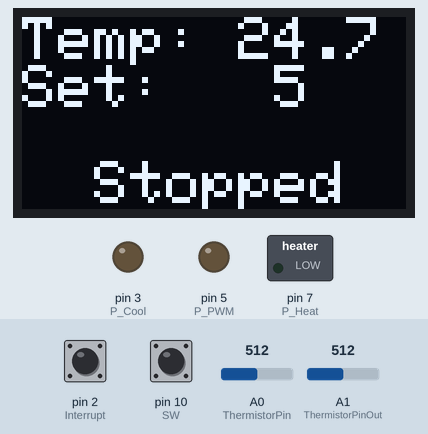
Simulated run of this sketch. Board: Arduino Uno, built with avr-gcc and run on an emulated ATmega328P. Parts: 128×64 one-colour display, switched loads named in the sketch (green lamp = pin HIGH), output pins drawn as LEDs (lit = HIGH). The inputs (shaded band) are chosen by the test bench; at power-on: pin 10 (SW) HIGH, A0 (ThermistorPin) = 512, pin 2 (Interrupt) HIGH, A1 (ThermistorPinOut) = 512. The display library's start-up logo is not drawn.

Above: at 1.2 s.
1.3 s: pin 10 (SW) pulled LOW for 0.15 s
At 2.1 s:
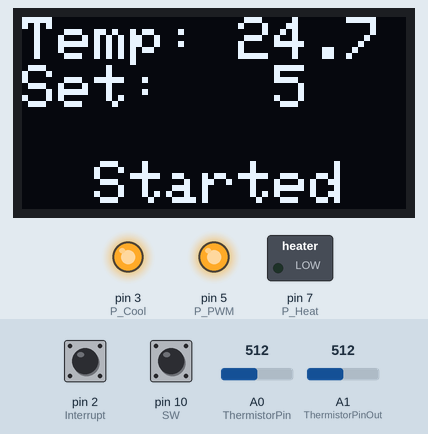
2.9 s: A0 (ThermistorPin) set to 354
At 3.9 s:
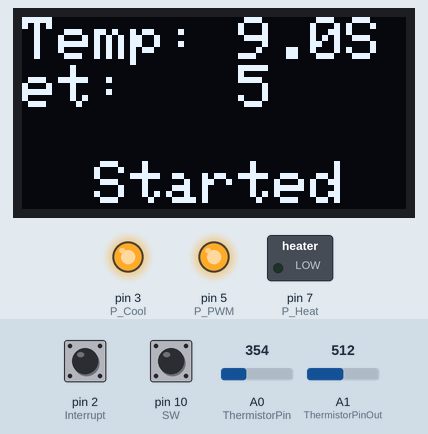
4.4 s: A0 (ThermistorPin) set to 329
At 5.1 s:
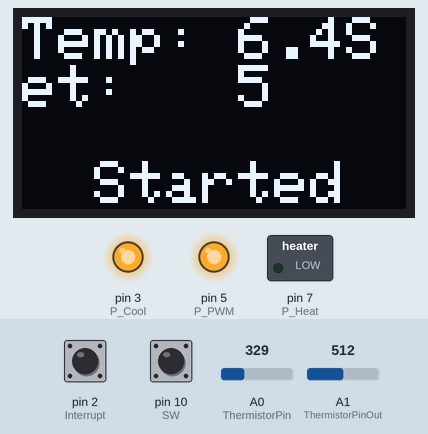
5.9 s: A0 (ThermistorPin) set to 122
At 6.3 s:
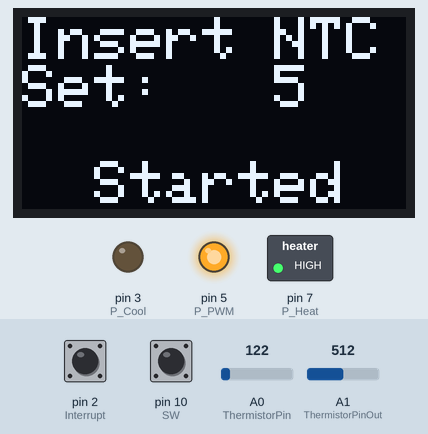
7.4 s: pin 10 (SW) pulled LOW for 1 s
At 8.6 s:
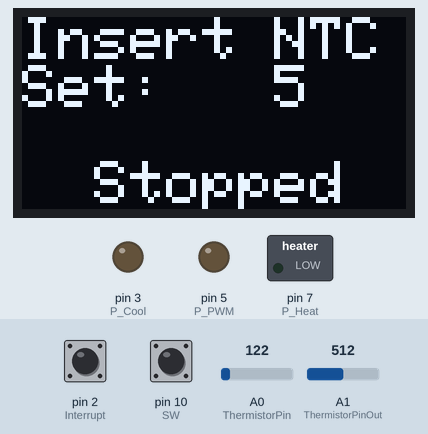
9.9 s: pin 10 (SW) pulled LOW for 3.2 s
At 10.2 s:
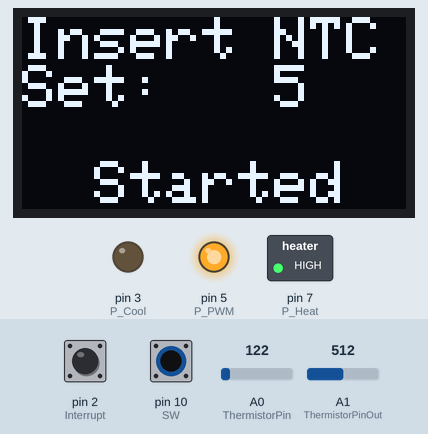
Timing chart, 0 to 12.9 s (numbered marks = the images above; inputs shaded):
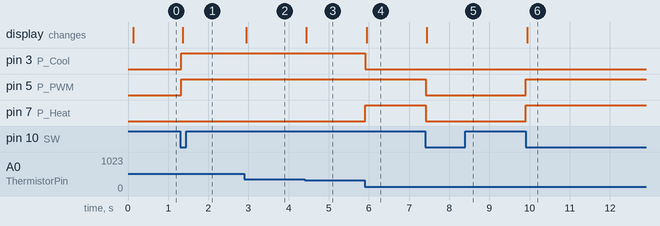

The sketch:

temp_pcb.ino
```cpp
// Adafruit SSD1306 - Version: 2.4.0
#include <Adafruit_SSD1306.h>
#include <splash.h>

#include <PID_v1.h>

#include <SPI.h>
#include <Adafruit_GFX.h>
#include <Wire.h>

#define OLED_RESET     -1 // Reset pin # (or -1 if sharing Arduino reset pin)
#define SCREEN_WIDTH 128 // OLED display width, in pixels
#define SCREEN_HEIGHT 64 // OLED display height, in pixels

#define MIN_SET_TEMP 5
#define MAX_SET_TEMP 50


double T_Peltier = MIN_SET_TEMP;
double T_PCB = MIN_SET_TEMP;
int T_avg;
int avg_size = 10; // averaging size
int ThermistorPin = A0;
int ThermistorPinOut = A1;
int Vo;
float R1 = 10000;
float logR2, R2, T, Tc, Tf;
float c1 = 1.009249522e-03, c2 = 2.378405444e-04, c3 = 2.019202697e-07;

// Variables will change:
//int buttonPushLow = 0;   // counter for the number of button presses
//int buttonPushHigh = 0;   // counter for the number of button presses
//int buttonState = 0;         // current state of the button
//int lastButtonState = 0;     // previous state of the button
bool started = 0;
bool SW_Pressed = 0;
const long Button_Debounce_ms = 300;
unsigned long NextButtonPress = 0;

Adafruit_SSD1306 display(SCREEN_WIDTH, SCREEN_HEIGHT, &Wire, OLED_RESET);


// Arduino Pins Setup
const int Interrupt = 2; // Interrupt pin, used for Rotary
const int PinA = 8; // Rotary Pin A
const int PinB = 9; // Rotary Pin B
const int SW = 10;  // Rotary Switch

const int P_Cool = 3; // Peltier driver INB
const int P_EN_Cool = 4; // Peltier driver EN/DIAGB
const int P_PWM = 5; // Peltier driver PWM
const int P_EN_Heat = 6; // Peltier driver EN/DIAGB
const int P_Heat = 7; // Peltier driver INA

const int NTC_Peltier = A0; //Analog input for the Peltier Temperature
const int NTC_PCB = A1; //Analog input for the PCB Temperature
const int Peltier_Current = A2; //Analog input for the Peltier Current

static double rotaryCount = MIN_SET_TEMP;

//Define Variables we'll be connecting to
double Output, SetPoint;

//Define the aggressive and conservative Tuning Parameters
double aggKp = 40, aggKi = 10, aggKd = 20;
double consKp = 20, consKi = 0.05, consKd = 0.25;

//Specify the links and initial tuning parameters
PID myPID(&T_Peltier, &Output, &rotaryCount, consKp, consKi, consKd, DIRECT);

void Rotary_Check_ISR () {
  cli ();
  int Rotary = PINB & 0x03;

  if (Rotary == 2) {
    rotaryCount++;
    if (rotaryCount > MAX_SET_TEMP) {
      rotaryCount = MAX_SET_TEMP;
    }
  }
  else if (Rotary == 1) {
    rotaryCount--;
    if (rotaryCount < MIN_SET_TEMP) {
      rotaryCount = MIN_SET_TEMP;
    }
  }
  sei ();
}

void Display_Routine (double Display_Temp) {
  // routine for displaying text for temp/hum readout
  display.clearDisplay();
  display.setTextSize(2);
  display.setTextColor(WHITE);
  display.setCursor(0, 0);

  if ((0 < Display_Temp) && (Display_Temp < 60)) {
    display.print("Temp: ");
    display.print(Display_Temp, 1); //T_avg
    //    display.print("C");
  }
  else {
    display.print("Insert NTC");
  }

  //  display.println();

  //  display.print("T_PCB:");
  //  display.print(T_PCB, 1); //T_avg
  //  display.print("C");
  if (rotaryCount <= 9) {
    display.print("Set:   ");
  }
  else {
    display.print("Set:  ");

  }
  display.println(rotaryCount, 0);
  //  display.println("C");
  display.println();

  if (started == 1) {
    display.println("  Started  ");
  }
  else {
    display.println("  Stopped  ");
  }

  display.display();
}

void Read_Switch () {

  if ((digitalRead(SW) == LOW) && (SW_Pressed == 0)) {
    started = !started;
    SW_Pressed = 1;
    NextButtonPress = (millis() + Button_Debounce_ms);
  }
  else if ((digitalRead(SW) == HIGH) && (millis() > NextButtonPress)) {
    SW_Pressed = 0;
  }
}

float Read_NTC (int Analog_IN) {
  //head temp
  int NTC_Averaged;
  float T_sum = 0.0;
  for (int i = 0; i < avg_size; i++) {
    Vo = analogRead(Analog_IN);
    R2 = R1 * (1023.0 / (float)Vo - 1.0);
    logR2 = log(R2);
    T = (1.0 / (c1 + c2 * logR2 + c3 * logR2 * logR2 * logR2));
    Tc = T - 273.15;
    T_sum += Tc;
  }
  //   averaging values from loop
  T_sum = T_sum / float(avg_size);
  NTC_Averaged = round(T_sum);
  return T_sum;
}

void Peltier_Control (double Temp_Peltier) {

  if (started && (T_PCB < 100)) { //Check if the temperature of the PCB is at 90 deg_c

    if (Temp_Peltier <= rotaryCount) {
      digitalWrite (P_Heat, HIGH);
      digitalWrite (P_Cool, LOW);
      myPID.SetControllerDirection(DIRECT);
    }
    else {
      digitalWrite (P_Heat, LOW);
      digitalWrite (P_Cool, HIGH);
      myPID.SetControllerDirection(REVERSE);
    }

    double gap = abs(rotaryCount - Temp_Peltier); //distance away from setpoint
    if (gap < 10)
    { //we're close to setpoint, use conservative tuning parameters
      myPID.SetTunings(consKp, consKi, consKd);
    }
    else
    {
      //we're far from setpoint, use aggressive tuning parameters
      myPID.SetTunings(aggKp, aggKi, aggKd);
    }

    myPID.Compute();

    analogWrite (P_PWM, Output);
  }
  else {
    digitalWrite (P_Cool, LOW);
    digitalWrite (P_Heat, LOW);
    analogWrite (P_PWM, 0);
  }
}

void setup() {
  if (!display.begin(SSD1306_SWITCHCAPVCC, 0x3C)) { // Address 0x3D for 128x64
    for (;;); // Don't proceed, loop forever
  }
  display.display();

  display.ssd1306_command(SSD1306_SETCONTRAST);  // 0x81 max contrast
  display.ssd1306_command(255);
  // Clear the buffer
  display.clearDisplay();

  pinMode(SW, INPUT_PULLUP);
  pinMode(PinA, INPUT_PULLUP);
  pinMode(PinB, INPUT_PULLUP);
  pinMode(Interrupt, INPUT_PULLUP);
  attachInterrupt (0, Rotary_Check_ISR, CHANGE);   // Interrupt 0 is pin 2, Interrupt 1 is pin 3

  pinMode (P_EN_Cool, INPUT);
  pinMode (P_EN_Heat, INPUT);

  pinMode (P_Cool, OUTPUT);
  pinMode (P_PWM, OUTPUT);
  pinMode (P_Heat, OUTPUT);

  digitalWrite (P_Cool, LOW);
  digitalWrite (P_PWM, LOW);
  digitalWrite (P_Heat, LOW);
  Display_Routine (T_Peltier);

  //turn the PID on
  myPID.SetMode(AUTOMATIC);

}

void loop() {

  T_Peltier = Read_NTC (NTC_Peltier);
  T_PCB = Read_NTC (NTC_PCB);

  Read_Switch ();

  Peltier_Control (T_Peltier);

  Display_Routine (T_Peltier);
}
```

Measured:
- after the input at 1.3 s, pin 3 (P_Cool), pin 5 (P_PWM): LOW → HIGH at once; the display: changes after 0.06 s (image 1)
- after the input at 2.9 s, the display: changes at once (image 2)
- after the input at 4.4 s, the display: changes at once (image 3)
- after the input at 5.9 s, pin 3 (P_Cool): HIGH → LOW at once; pin 7 (P_Heat): LOW → HIGH at once; the display: changes at once (image 4)
- after the input at 7.4 s, pin 5 (P_PWM), pin 7 (P_Heat): HIGH → LOW at once; the display: changes at once (image 5)
- after the input at 9.9 s, pin 5 (P_PWM), pin 7 (P_Heat): LOW → HIGH at once; the display: changes at once (image 6)
